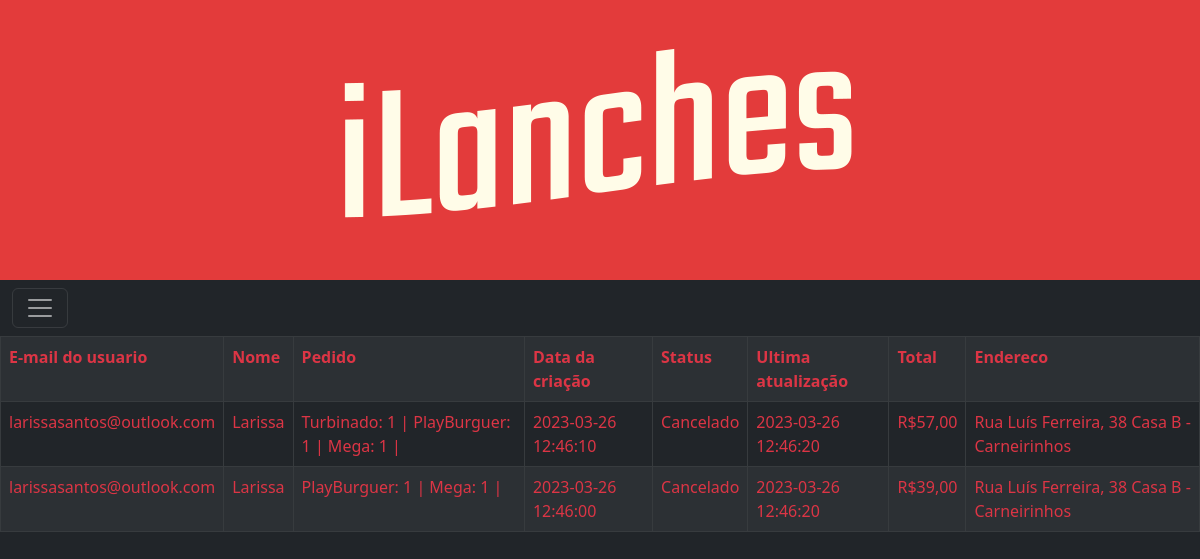
The app's page /Hamburgueria/php/funcionario/pedidos_lista_funcionario.php (signed in) with its own data.
### tables this page shows
CREATE TABLE `pedidos` (
  `pedidoId` int(11) NOT NULL,
  `user_id` int(11) NOT NULL,
  `lanches` varchar(300) NOT NULL,
  `criacao_pedido` datetime NOT NULL DEFAULT current_timestamp(),
  `ultima_atualizacao` datetime NOT NULL,
  `status` varchar(20) NOT NULL,
  `preco` float NOT NULL,
  `endereco` varchar(150) NOT NULL
);

CREATE TABLE `usuario` (
  `id` int(11) NOT NULL,
  `nome` varchar(70) NOT NULL,
  `email` varchar(70) NOT NULL,
  `senha` varchar(40) NOT NULL,
  `rua` varchar(70) NOT NULL,
  `numero` int(6) NOT NULL,
  `complemento` varchar(70) NOT NULL,
  `bairro` varchar(70) NOT NULL
);

### Hamburgueria/php/funcionario/pedidos_lista_funcionario.php (the view, shortened to what this page needs)
<!DOCTYPE html>
<html lang="en">
<head>
    <link href="https://cdn.jsdelivr.net/npm/bootstrap@5.3.0-alpha1/dist/css/bootstrap.min.css" rel="stylesheet"
>
    <link rel="stylesheet" href="../../css/style.css">
</head>
<body class="bg-dark">
<?php
include("db_connect.php");
?>
    <div class="titulo mx-auto">
        <img src="../../images/titulo.png" alt="iLanches Titulo" >
    </div>
    <div>
        <nav class="navbar navbar-dark bg-dark">
            <div class="container-fluid">
                <button class="navbar-toggler" type="button" data-bs-toggle="offcanvas"
                    data-bs-target="#offcanvasDarkNavbar" aria-controls="offcanvasDarkNavbar">
                    <span class="navbar-toggler-icon"></span>
                </button>
            </div>
        </nav>
    </div>
<?php
$sql = "SELECT *, email, nome FROM pedidos INNER JOIN usuario ON usuario.id = pedidos.user_id WHERE status = 'Concluido' OR status = 'Cancelado' ORDER BY criacao_pedido DESC";
$resultado = mysqli_query($conn, $sql);
if (mysqli_num_rows($resultado) > 0) {
  echo "<table class='table table-dark table-bordered table-striped'>";
  echo "<tr>";
  echo "<th class='text-danger'>E-mail do usuario</th>";
  echo "<th class='text-danger'>Nome</th>";
  echo "<th class='text-danger'>Pedido</th>";
  echo "<th class='text-danger'>Data da criação</th>";
  echo "<th class='text-danger'>Status</th>";
  echo "<th class='text-danger'>Ultima atualização</th>";
  echo "<th class='text-danger'>Total</th>";
  echo "<th class='text-danger'>Endereco</th>";
  echo "</tr>";
  while($row = mysqli_fetch_assoc($resultado)) {
    echo "<tr>";
    echo "<td class='text-danger'>" . $row["email"]. "</td>";
    echo "<td class='text-danger'>" . $row["nome"]. "</td>";
    echo "<td class='text-danger'>" . $row["lanches"]. "</td>";
    echo "<td class='text-danger'>" . $row["criacao_pedido"]. "</td>";
    echo "<td class='text-danger'>" . $row["status"]. "</td>";
    echo "<td class='text-danger'>" . $row["ultima_atualizacao"]. "</td>";
    echo "<td class='text-danger'>" ."R$". $row["preco"].",00". "</td>";
    echo "<td class='text-danger'>" . $row["endereco"]. "</td>";
    echo "</tr>";
  }
  echo "</table>";
} else {
    echo "<center><h5 class='text-danger' > Não há pedidos fechados! </h5></center>";
}
?>
</body>
</html>

### Hamburgueria/css/style.css (style rules this page uses)
* { margin:0; padding:0; border:0; }
body { background-color: #efe3d1; }
.titulo { height: 35vh; display:flex; align-items: center; justify-content: center; background-color: #e33b3b; }

### records on screen
pedidos: user.email "larissasantos@outlook.com", user.nome "Larissa", lanches "Turbinado: 1 | PlayBurguer: 1 | Mega: 1 |", criacao_pedido "2023-03-26 12:46:10", status "Cancelado", ultima_atualizacao "2023-03-26 12:46:20", preco "57", endereco "Rua Luís Ferreira, 38 Casa B - Carneirinhos"
pedidos: user.email "larissasantos@outlook.com", user.nome "Larissa", lanches "PlayBurguer: 1 | Mega: 1 |", criacao_pedido "2023-03-26 12:46:00", status "Cancelado", ultima_atualizacao "2023-03-26 12:46:20", preco "39", endereco "Rua Luís Ferreira, 38 Casa B - Carneirinhos"
